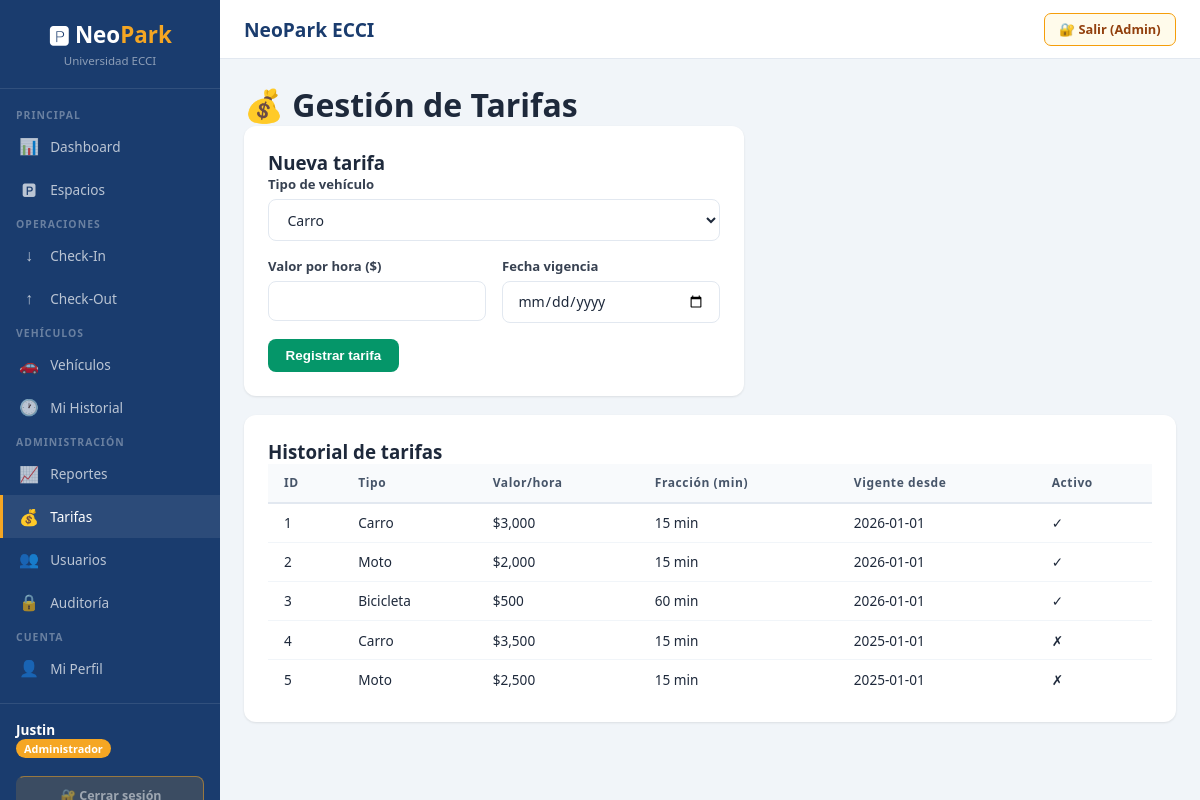
Page /tarifas (signed in) on the committed database.
### tables this page shows
CREATE TABLE TARIFA (
            id_tarifa INTEGER PRIMARY KEY AUTOINCREMENT, id_tipo INTEGER NOT NULL,
            valor_por_hora REAL NOT NULL, fraccion_minutos INTEGER NOT NULL DEFAULT 15,
            activo INTEGER NOT NULL DEFAULT 1, fecha_vigencia TEXT NOT NULL,
            FOREIGN KEY (id_tipo) REFERENCES TIPO_VEHICULO(id_tipo) ON DELETE RESTRICT,
            CHECK (valor_por_hora > 0), CHECK (fraccion_minutos > 0));

CREATE TABLE TIPO_VEHICULO (
            id_tipo INTEGER PRIMARY KEY AUTOINCREMENT,
            nombre_tipo TEXT NOT NULL UNIQUE, descripcion TEXT);

### app.py (the view)
@app.route('/tarifas', methods=['GET', 'POST'])
@login_required
@role_required('Administrador')
def tarifas():
    if request.method == 'POST':
        id_tipo  = int(request.form['id_tipo'])
        valor    = float(request.form['valor_por_hora'])
        fraccion = int(request.form.get('fraccion_minutos', 15))
        ok, msg = sp_actualizar_tarifa(id_tipo, valor, fraccion)
        flash(msg, 'success' if ok else 'danger')
    db = get_db()
    t     = db.execute("SELECT t.*,tv.nombre_tipo FROM TARIFA t JOIN TIPO_VEHICULO tv ON t.id_tipo=tv.id_tipo ORDER BY t.activo DESC,t.fecha_vigencia DESC").fetchall()
    tipos = db.execute("SELECT * FROM TIPO_VEHICULO ORDER BY id_tipo").fetchall()
    db.close()
    return render_template('tarifas.html', tarifas=t, tipos=tipos)

### app.py (called while the page is built)
def get_db():
    db = sqlite3.connect(DB_PATH, check_same_thread=False)
    db.row_factory = sqlite3.Row
    db.execute("PRAGMA foreign_keys = ON")
    db.execute("PRAGMA journal_mode = WAL")   # Write-Ahead Logging: mejor concurrencia
    return db

def login_required(f):
    @wraps(f)
    def d(*a, **kw):
        if 'user_id' not in session: return redirect(url_for('login'))
        return f(*a, **kw)
    return d

def role_required(*roles):
    def dec(f):
        @wraps(f)
        def d(*a, **kw):
            if session.get('rol') not in roles:
                flash('Sin permisos para esta sección.', 'danger')
                return redirect(url_for('dashboard'))
            return f(*a, **kw)
        return d
    return dec

### templates/tarifas.html (shortened to what this page needs)
{% extends 'base.html' %}
{% block content %}
<div class="page-header"><h1>💰 Gestión de Tarifas</h1></div>
<div class="card" style="max-width:500px">
  <h3>Nueva tarifa</h3>
  <form method="post">
    <div class="form-group">
      <label>Tipo de vehículo</label>
      <select name="id_tipo" required>
        {% for t in tipos %}<option value="{{ t.id_tipo }}">{{ t.nombre_tipo }}</option>{% endfor %}
      </select>
    </div>
    <div class="form-row">
      <div class="form-group"><label>Valor por hora ($)</label><input type="number" name="valor_por_hora" min="0" required></div>
      <div class="form-group"><label>Fecha vigencia</label><input type="date" name="fecha_vigencia" required></div>
    </div>
    <button class="btn btn-success">Registrar tarifa</button>
  </form>
</div>
<div class="card">
  <h3>Historial de tarifas</h3>
  <div class="table-wrap">
  <table>
    <thead><tr><th>ID</th><th>Tipo</th><th>Valor/hora</th><th>Fracción (min)</th><th>Vigente desde</th><th>Activo</th></tr></thead>
    <tbody>
      {% for t in tarifas %}
      <tr>
        <td>{{ t.id_tarifa }}</td>
        <td>{{ t.nombre_tipo }}</td>
        <td>${{ "{:,.0f}".format(t.valor_por_hora) }}</td>
        <td>{{ t.fraccion_minutos }} min</td>
        <td>{{ t.fecha_vigencia }}</td>
        <td>{{ '✓' if t.activo else '✗' }}</td>
      </tr>
      {% endfor %}
    </tbody>
  </table>
  </div>
</div>
{% endblock %}

### templates/base.html (style rules this page uses)
:root { --azul:#1a3c6e;--dorado:#f5a623;--gris:#f1f5f9;--texto:#1e293b;--verde:#059669;--rojo:#dc2626;--naranja:#ea580c;--sidebar:220px }
* { box-sizing:border-box;margin:0;padding:0 }
body { font-family:'Segoe UI',system-ui,sans-serif;background:var(--gris);color:var(--texto);display:flex;min-height:100vh }
.card { background:#fff;border-radius:12px;box-shadow:0 1px 3px rgba(0,0,0,.06),0 1px 2px rgba(0,0,0,.04);padding:1.5rem;margin-bottom:1.2rem }
.table-wrap { overflow-x:auto }
table { width:100%;border-collapse:collapse;font-size:.85rem }
th { background:#f8fafc;color:#475569;padding:.65rem 1rem;text-align:left;font-weight:700;font-size:.75rem;letter-spacing:.05em;border-bottom:2px solid #e2e8f0 }
td { padding:.6rem 1rem;border-bottom:1px solid #f1f5f9;color:var(--texto) }
tr:last-child td { border-bottom:none }
.form-group { margin-bottom:1rem }
label { font-size:.82rem;font-weight:600;color:#374151;display:block;margin-bottom:.35rem }
input,select,textarea { width:100%;padding:.6rem .9rem;border:1.5px solid #e2e8f0;border-radius:8px;font-size:.88rem;font-family:inherit;color:var(--texto);transition:border .15s,box-shadow .15s;background:#fff }
.form-row { display:grid;grid-template-columns:1fr 1fr;gap:1rem }
.btn { padding:.55rem 1.1rem;border:none;border-radius:8px;cursor:pointer;font-size:.84rem;font-weight:600;transition:all .15s;text-decoration:none;display:inline-flex;align-items:center;gap:.4rem;white-space:nowrap }
.btn-success { background:var(--verde);color:#fff }

### rows in the picture
TARIFA: id_tarifa "1", nombre_tipo "Carro", valor_por_hora "3,000", fraccion_minutos "15", fecha_vigencia "2026-01-01", activo "✓"
TARIFA: id_tarifa "2", nombre_tipo "Moto", valor_por_hora "2,000", fraccion_minutos "15", fecha_vigencia "2026-01-01", activo "✓"
TARIFA: id_tarifa "3", nombre_tipo "Bicicleta", valor_por_hora "500", fraccion_minutos "60", fecha_vigencia "2026-01-01", activo "✓"
TARIFA: id_tarifa "4", nombre_tipo "Carro", valor_por_hora "3,500", fraccion_minutos "15", fecha_vigencia "2025-01-01", activo "✗"
TARIFA: id_tarifa "5", nombre_tipo "Moto", valor_por_hora "2,500", fraccion_minutos "15", fecha_vigencia "2025-01-01", activo "✗"

### other values in the picture
{{ session.nombre }} "Justin"
{{ session.rol }} "Administrador"
form field id_tipo "Carro"
